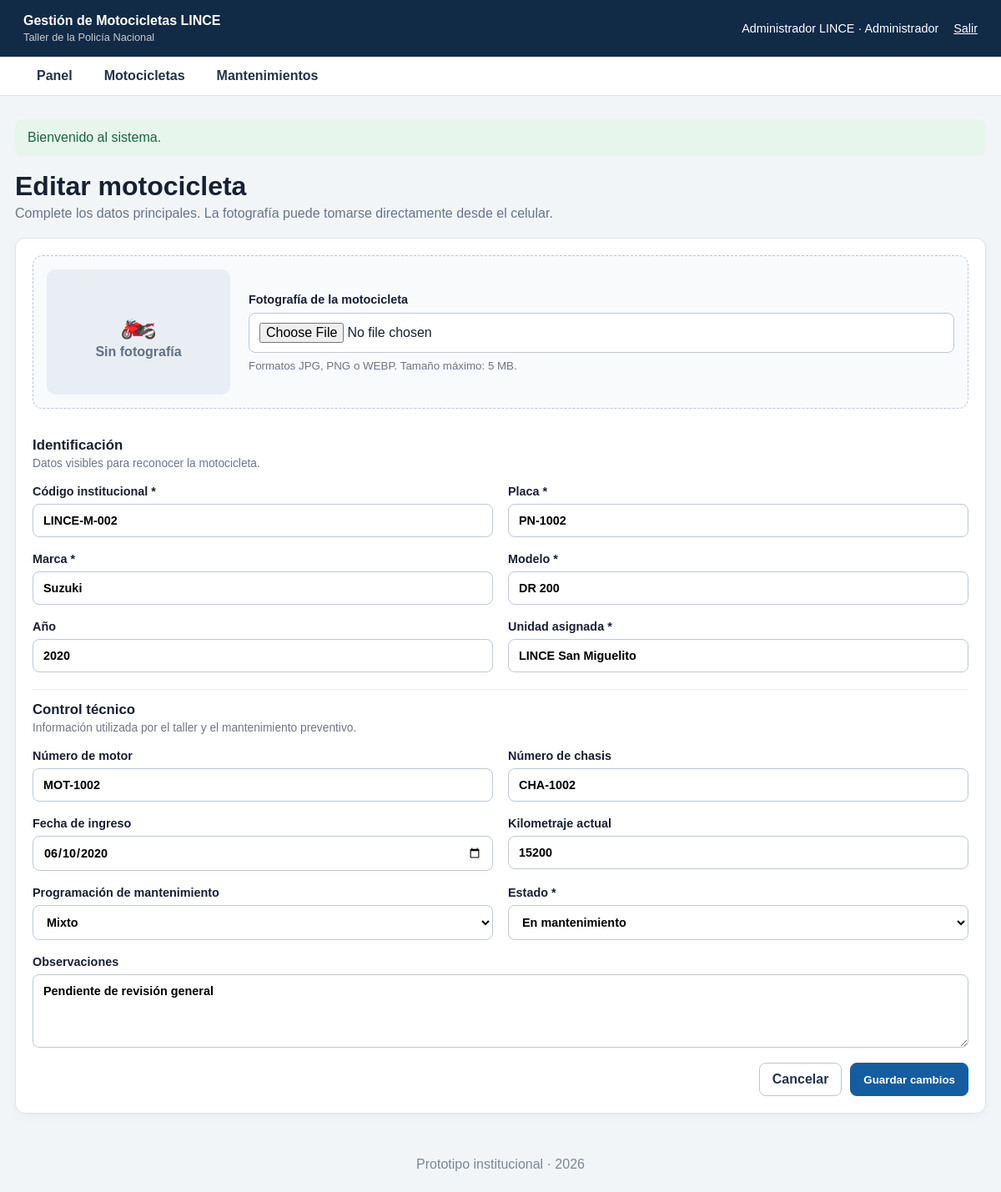
The app's page /motos/editar?id=2 (signed in) with its own data.
### tables this page shows
CREATE TABLE motocicletas (
    id INT UNSIGNED AUTO_INCREMENT PRIMARY KEY,
    codigo_qr VARCHAR(50) NOT NULL UNIQUE,
    marca VARCHAR(80) NOT NULL,
    modelo VARCHAR(80) NOT NULL,
    anio SMALLINT UNSIGNED NULL,
    placa VARCHAR(30) NOT NULL UNIQUE,
    numero_motor VARCHAR(100) NULL UNIQUE,
    numero_chasis VARCHAR(100) NULL UNIQUE,
    unidad_asignada VARCHAR(150) NOT NULL,
    foto VARCHAR(255) NULL,
    fecha_ingreso DATE NULL,
    kilometraje_actual INT UNSIGNED NOT NULL DEFAULT 0,
    tipo_mantenimiento ENUM('Por kilometraje','Por tiempo','Mixto') NOT NULL DEFAULT 'Mixto',
    estado ENUM('Operativa','En mantenimiento','Reparación','Colisión','Trámite de descarte','Fuera del sistema') NOT NULL DEFAULT 'Operativa',
    observaciones TEXT NULL,
    creado_en TIMESTAMP DEFAULT CURRENT_TIMESTAMP,
    actualizado_en TIMESTAMP DEFAULT CURRENT_TIMESTAMP ON UPDATE CURRENT_TIMESTAMP,
    INDEX idx_moto_estado (estado),
    INDEX idx_moto_unidad (unidad_asignada)
);

### app/core/Controller.php (called while the page is built, shortened)
<?php
abstract class Controller
{
    protected function view(string $view, array $data = []): void
    {
        extract($data, EXTR_SKIP);
        $viewFile = APP_PATH . '/views/' . $view . '.php';
        require APP_PATH . '/views/layouts/header.php';
        require $viewFile;
        require APP_PATH . '/views/layouts/footer.php';
    }
}

### app/controllers/MotosController.php (called while the page is built, shortened)
<?php
final class MotosController extends Controller
{
    private Moto $model;
    public function __construct()
    {
        $this->model = new Moto();
    }
    public function edit(): void
    {
        $id = (int)($_GET['id'] ?? 0);
        $moto = $this->model->find($id);
        $this->view('motos/form', ['title' => 'Editar motocicleta', 'moto' => $moto]);
    }
}

### index.php (called while the page is built, shortened)
<?php
require_once APP_PATH . '/core/helpers.php';
require_once APP_PATH . '/core/Database.php';
require_once APP_PATH . '/core/Controller.php';
spl_autoload_register(function (string $class): void {
    foreach ([APP_PATH . '/controllers/', APP_PATH . '/models/'] as $directory) {
        $file = $directory . $class . '.php';
        if (is_file($file)) {
            return;
        }
    }
});
$url = trim((string)($_GET['url'] ?? ''), '/');
$method = strtoupper($_SERVER['REQUEST_METHOD'] ?? 'GET');
$routes = [
    'GET' => [
        '' => [DashboardController::class, 'index'],
        'login' => [AuthController::class, 'showLogin'],
        'logout' => [AuthController::class, 'logout'],
        'dashboard' => [DashboardController::class, 'index'],
        'motos' => [MotosController::class, 'index'],
        'motos/crear' => [MotosController::class, 'create'],
        'motos/ver' => [MotosController::class, 'show'],
        'motos/editar' => [MotosController::class, 'edit'],
        'mantenimientos' => [MantenimientosController::class, 'index'],
        'mantenimientos/crear' => [MantenimientosController::class, 'create'],
    ],
    'POST' => [
        'login' => [AuthController::class, 'login'],
        'motos/guardar' => [MotosController::class, 'store'],
        'motos/actualizar' => [MotosController::class, 'update'],
        'motos/eliminar' => [MotosController::class, 'destroy'],
        'mantenimientos/guardar' => [MantenimientosController::class, 'store'],
    ],
];
$route = $routes[$method][$url] ?? null;
[$controllerClass, $action] = $route;
$controller = new $controllerClass();
$controller->$action();

### app/core/Database.php (called while the page is built, shortened)
<?php
final class Database
{
    private static ?PDO $connection = null;
    public static function connection(): PDO
    {
        if (self::$connection === null) {
            $dsn = sprintf('mysql:host=%s;port=%s;dbname=%s;charset=utf8mb4', DB_HOST, DB_PORT, DB_NAME);
            self::$connection = new PDO($dsn, DB_USER, DB_PASS, [
                PDO::ATTR_ERRMODE => PDO::ERRMODE_EXCEPTION,
                PDO::ATTR_DEFAULT_FETCH_MODE => PDO::FETCH_ASSOC,
                PDO::ATTR_EMULATE_PREPARES => false,
            ]);
        }
        return self::$connection;
    }
}

### app/models/Moto.php (called while the page is built, shortened)
<?php
final class Moto
{
    public function find(int $id): ?array
    {
        $stmt = Database::connection()->prepare('SELECT * FROM motocicletas WHERE id = :id');
        $stmt->execute(['id' => $id]);
        $moto = $stmt->fetch();
        return $moto ?: null;
    }
}

### app/core/helpers.php (called while the page is built, shortened)
<?php
function base_url(string $path = ''): string
{
    $scriptDir = str_replace('\\', '/', dirname($_SERVER['SCRIPT_NAME'] ?? ''));
    $base = $scriptDir === '/' ? '' : rtrim($scriptDir, '/');
    return $base . ($path !== '' ? '/' . ltrim($path, '/') : '');
}
function e(?string $value): string
{
    return htmlspecialchars((string)$value, ENT_QUOTES, 'UTF-8');
}
function old(string $key, string $default = ''): string
{
    return e((string)($_SESSION['_old'][$key] ?? $default));
}

### app/views/motos/form.php (the view, shortened to what this page needs)
<?php
$isEdit = is_array($moto);
$value = function (string $field, string $default = '') use ($moto): string {
    return old($field, $moto[$field] ?? $default);
};
$currentPhoto = $isEdit ? ($moto['foto'] ?? null) : null;
?>
<div class="page-heading">
    <div>
        <h1><?= $isEdit ? 'Editar motocicleta' : 'Registrar motocicleta' ?></h1>
        <p>Complete los datos principales. La fotografía puede tomarse directamente desde el celular.</p>
    </div>
</div>
<form method="post" enctype="multipart/form-data" action="<?= e(base_url($isEdit ? 'motos/actualizar' : 'motos/guardar')) ?>" class="panel form-grid" id="moto-form">
    <section class="photo-field full">
        <div class="photo-preview-wrap">
            <div id="photo-placeholder" class="photo-placeholder <?= $currentPhoto ? 'is-hidden' : '' ?>">
                <span>🏍️</span>
                <strong>Sin fotografía</strong>
            </div>
        </div>
        <div class="photo-controls">
            <label for="foto">Fotografía de la motocicleta</label>
            <input id="foto" type="file" name="foto" accept="image/jpeg,image/png,image/webp" capture="environment">
            <small>Formatos JPG, PNG o WEBP. Tamaño máximo: 5 MB.</small>
        </div>
    </section>
    <div class="section-title full"><h2>Identificación</h2><p>Datos visibles para reconocer la motocicleta.</p></div>
    <label>Código institucional *<input name="codigo_qr" required value="<?= $value('codigo_qr') ?>" placeholder="LINCE-M-001"></label>
    <label>Placa *<input name="placa" required value="<?= $value('placa') ?>"></label>
    <label>Marca *<input name="marca" required value="<?= $value('marca', 'Suzuki') ?>"></label>
    <label>Modelo *<input name="modelo" required value="<?= $value('modelo') ?>" placeholder="DR 150"></label>
    <label>Año<input type="number" name="anio" min="1990" max="2100" value="<?= $value('anio') ?>"></label>
    <label>Unidad asignada *<input name="unidad_asignada" required value="<?= $value('unidad_asignada', 'LINCE San Miguelito') ?>"></label>
    <div class="section-title full"><h2>Control técnico</h2><p>Información utilizada por el taller y el mantenimiento preventivo.</p></div>
    <label>Número de motor<input name="numero_motor" value="<?= $value('numero_motor') ?>"></label>
    <label>Número de chasis<input name="numero_chasis" value="<?= $value('numero_chasis') ?>"></label>
    <label>Fecha de ingreso<input type="date" name="fecha_ingreso" value="<?= $value('fecha_ingreso') ?>"></label>
    <label>Kilometraje actual<input type="number" name="kilometraje_actual" min="0" value="<?= $value('kilometraje_actual', '0') ?>"></label>
    <label>Programación de mantenimiento
        <select name="tipo_mantenimiento">
            <?php foreach (['Por kilometraje', 'Por tiempo', 'Mixto'] as $tipo): ?>
                <option <?= $value('tipo_mantenimiento', 'Mixto') === $tipo ? 'selected' : '' ?>><?= e($tipo) ?></option>
            <?php endforeach; ?>
        </select>
    </label>
    <label>Estado *
        <select name="estado" required>
            <?php foreach (['Operativa', 'En mantenimiento', 'Reparación', 'Colisión', 'Trámite de descarte', 'Fuera del sistema'] as $estado): ?>
                <option <?= $value('estado', 'Operativa') === $estado ? 'selected' : '' ?>><?= e($estado) ?></option>
            <?php endforeach; ?>
        </select>
    </label>
    <label class="full">Observaciones<textarea name="observaciones" rows="4" placeholder="Anote condiciones especiales, daños visibles o información útil para el taller."><?= $value('observaciones') ?></textarea></label>
    <div class="full form-actions sticky-actions">
        <a class="btn" href="<?= e(base_url($isEdit ? 'motos/ver?id=' . $moto['id'] : 'motos')) ?>">Cancelar</a>
        <button class="btn btn-primary" type="submit"><?= $isEdit ? 'Guardar cambios' : 'Registrar motocicleta' ?></button>
    </div>
</form>

### public/assets/css/style.css (style rules this page uses)
:root { font-family:Arial,Helvetica,sans-serif;color:#172033;background:#f2f5f8 }
* { box-sizing:border-box }
body { margin:0 }
.page-heading { display:flex;justify-content:space-between;align-items:center;gap:18px;margin-bottom:20px }
.page-heading h1 { margin:0 0 5px }
.page-heading p { margin:0;color:#66758a }
.card,.panel { background:white;border:1px solid #dce3ea;border-radius:12px;padding:20px;box-shadow:0 3px 12px rgba(15,35,60,.04) }
.panel { margin-bottom:20px }
.panel h2 { margin-top:0 }
.btn { display:inline-block;border:1px solid #bcc7d3;background:white;color:#21344b;padding:10px 15px;border-radius:8px;text-decoration:none;cursor:pointer;font-weight:700 }
.btn-primary { background:#145da0;border-color:#145da0;color:white }
.form-grid { display:grid;grid-template-columns:repeat(2,1fr);gap:18px }
.form-grid label { font-weight:700;font-size:.9rem }
.form-grid input,.form-grid select,.form-grid textarea,.search-bar input { display:block;width:100%;margin-top:7px;border:1px solid #bcc8d6;border-radius:8px;padding:11px 12px;font:inherit;background:white }
.full { grid-column:1/-1 }
.form-actions { display:flex;justify-content:flex-end;gap:10px }

### public/assets/css/moto.css (style rules this page uses)
.section-title { border-top: 1px solid #e4e9ef; padding-top: 14px; margin-top: 2px; }
.section-title:first-of-type { border-top: 0; }
.section-title h2 { margin: 0 0 4px; font-size: 1.05rem; }
.section-title p { margin: 0; color: #6b7788; font-size: .86rem; }
.photo-field { display: grid; grid-template-columns: 220px 1fr; gap: 22px; align-items: center; padding: 16px; background: #f8fafc; border: 1px dashed #b9c7d6; border-radius: 12px; }
.photo-preview-wrap { width: 220px; height: 150px; border-radius: 10px; overflow: hidden; background: #e9eef4; }
.photo-placeholder { width: 100%; height: 100%; display: grid; place-items: center; align-content: center; gap: 5px; color: #617086; }
.photo-placeholder span { font-size: 2.2rem; }
.photo-controls small { display: block; margin-top: 8px; color: #6b7788; font-weight: 400; }

### records on screen
motocicletas: codigo_qr "LINCE-M-002", placa "PN-1002", marca "Suzuki", modelo "DR 200", anio "2020", unidad_asignada "LINCE San Miguelito", numero_motor "MOT-1002", numero_chasis "CHA-1002", fecha_ingreso "06/10/2020", kilometraje_actual "15200", observaciones "Pendiente de revisión general"

### other values on screen
APP_NAME "Gestión de Motocicletas LINCE"
Auth::user()['nombre'] "Administrador LINCE"
Auth::user()['rol'] "Administrador"
$message "Bienvenido al sistema."
form field tipo_mantenimiento "Mixto"
form field estado "En mantenimiento"
